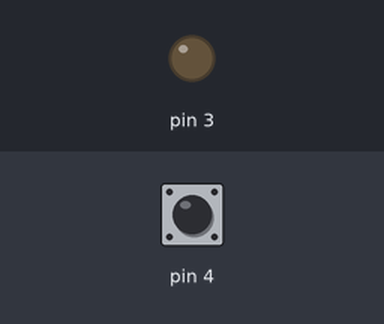
This sketch was run on a simulated Arduino Uno, built with avr-gcc and run on an emulated ATmega328P. Parts: output pins drawn as LEDs (lit = HIGH). The test bench sets the inputs (shaded band); at power-on: pin 4 HIGH.

Above: at 0.8 s.
0.9 s: pin 4 pulled LOW for 0.15 s
At 1.0 s:
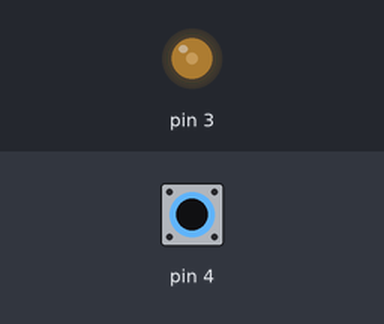
2.6 s: pin 4 pulled LOW for 3.2 s
At 6.6 s:
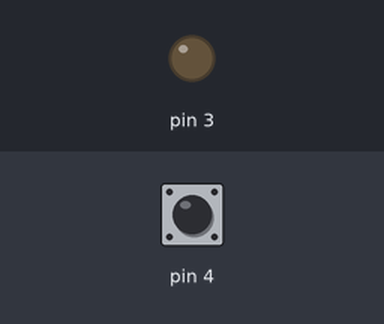
Timing chart, 0 to 8.1 s (numbered marks = the images above; inputs shaded):
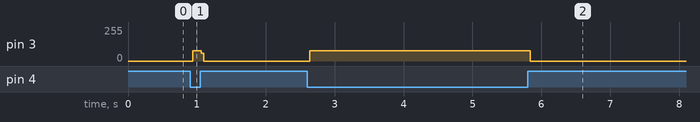

Measured:
- after the input at 0.9 s, pin 3: 0/255 → 78/255 at once, → 0/255 0.12 s later
- after the input at 2.6 s, pin 3: 0/255 → 78/255 at once, → 0/255 3.2 s later

The sketch:

onOff.ino
```cpp
 void setup(){
    pinMode(3, OUTPUT);
    pinMode(4,INPUT_PULLUP);
    for(;;) if (digitalRead(4)==0){
      PORTD |= 8;
      delayMicroseconds(9);
      PORTD &= ~8;
      delayMicroseconds(17);
      }
 }

void loop(){};
```
